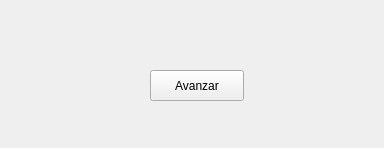
<?xml version="1.0" encoding="UTF-8"?>
<ui version="4.0">
 <class>guiDlg</class>
 <widget class="QWidget" name="guiDlg">
  <property name="geometry">
   <rect>
    <x>0</x>
    <y>0</y>
    <width>384</width>
    <height>148</height>
   </rect>
  </property>
  <property name="windowTitle">
   <string>hexacontroller</string>
  </property>
  <widget class="QPushButton" name="pushAvanzar">
   <property name="geometry">
    <rect>
     <x>150</x>
     <y>70</y>
     <width>94</width>
     <height>31</height>
    </rect>
   </property>
   <property name="text">
    <string>Avanzar</string>
   </property>
   <property name="checkable">
    <bool>false</bool>
   </property>
  </widget>
 </widget>
 <resources/>
 <connections/>
</ui>
